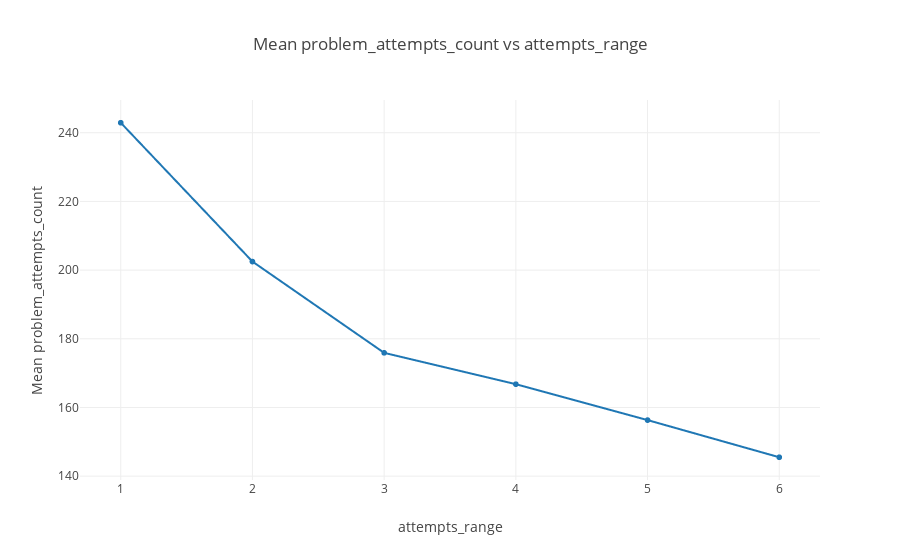

Write notebook code for a chart like this one.
### Markdown cell above
The table above shows the top 5 most important features for the model's predictions. The best predictor for this model is `problem_attempts_count`, the number of attempts a problem has received from all users. It's importance score is much higher than the rest. Let's look at the relationship between `attempts_range` and this feature, `problem_attempts_count`.

### Code cell
problem_attempts = X_train.join(y_train)[['problem_attempts_count', 'attempts_range']]
problem_attempts_grp = problem_attempts.groupby('attempts_range').mean()

trace0 = go.Scattergl(name='problem_attempts_count',
                      x=problem_attempts_grp.index,
                      y=problem_attempts_grp['problem_attempts_count'], 
                      mode='lines+markers')

layout = go.Layout(title='Mean problem_attempts_count vs attempts_range',
               xaxis=dict(title='attempts_range'),
               yaxis=dict(title='Mean problem_attempts_count'),
                  legend=dict(orientation='h', y=1.12))

fig = go.Figure([trace0], layout=layout)

iplot(fig, filename='train-test-scores.html')

### Figure 1 — Plotly figure (JSON) as saved in the notebook; plotly's stock layout.template omitted (floating-point values rounded to 4 significant figures)
{"data": [{"mode": "lines+markers", "name": "problem_attempts_count", "type": "scattergl", "uid": "dae59fa4-b0ed-11e9-a284-e442a6f8adc6", "x": [1, 2, 3, 4, 5, 6], "y": [242.9, 202.5, 175.9, 166.8, 156.3, 145.5]}], "layout": {"legend": {"orientation": "h", "y": 1.12}, "title": "Mean problem_attempts_count vs attempts_range", "xaxis": {"title": "attempts_range"}, "yaxis": {"title": "Mean problem_attempts_count"}}}
